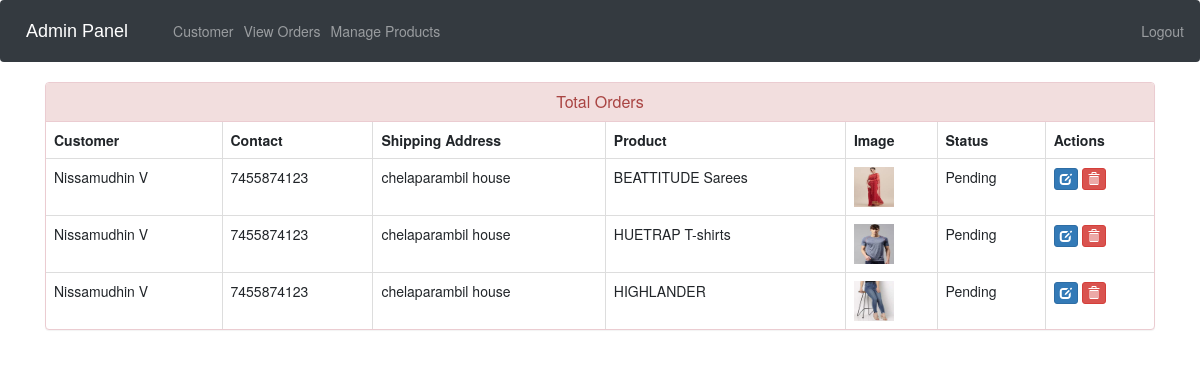
Screenshot of /admin-view-booking (signed in) with the database file from the repository.
### ecom/models.py (models this page shows, shortened)
class Customer(models.Model):
    user=models.OneToOneField(User,on_delete=models.CASCADE)
    profile_pic= models.ImageField(upload_to='profile_pic/CustomerProfilePic/',null=True,blank=True)
    address = models.CharField(max_length=40)
    mobile = models.CharField(max_length=20,null=False)
    @property
    def get_name(self):
        return self.user.first_name+" "+self.user.last_name

class Orders(models.Model):
    STATUS =(
        ('Pending','Pending'),
        ('Order Confirmed','Order Confirmed'),
        ('Out for Delivery','Out for Delivery'),
        ('Delivered','Delivered'),
    )
    customer=models.ForeignKey('Customer', on_delete=models.CASCADE,null=True)
    product=models.ForeignKey('Product',on_delete=models.CASCADE,null=True)
    email = models.CharField(max_length=50,null=True)
    address = models.CharField(max_length=500,null=True)
    mobile = models.CharField(max_length=20,null=True)
    order_date= models.DateField(auto_now_add=True,null=True)
    status=models.CharField(max_length=50,null=True,choices=STATUS)

class Product(models.Model):
    name=models.CharField(max_length=40)
    product_image= models.ImageField(upload_to='product_image/',null=True,blank=True)
    price = models.PositiveIntegerField()
    description=models.CharField(max_length=40)

### ecom/views.py (the view)
# urls.py: path('admin-view-booking', views.admin_view_booking_view,name='admin-view-booking'),
@login_required(login_url='adminlogin')
def admin_view_booking_view(request):
    orders=models.Orders.objects.all()
    ordered_products=[]
    ordered_bys=[]
    for order in orders:
        ordered_product=models.Product.objects.all().filter(id=order.product.id)
        ordered_by=models.Customer.objects.all().filter(id = order.customer.id)
        ordered_products.append(ordered_product)
        ordered_bys.append(ordered_by)
    return render(request,'ecom/admin_view_booking.html',{'data':zip(ordered_products,ordered_bys,orders)})

### templates/ecom/admin_view_booking.html (shortened to what this page needs)
{% extends 'ecom/admin_base.html' %}
{% load static %}
{% block content %}
<head>
  <link href="//netdna.bootstrapcdn.com/bootstrap/3.0.0/css/bootstrap.min.css" rel="stylesheet" id="bootstrap-css">
</head>
<div class="container">
  <div class="panel panel-danger">
    <div class="panel-heading">
      <h6 class="panel-title">Total Orders</h6>
    </div>
    <table class="table table-hover table-bordered" id="dev-table">
      <thead>
        <tr>
          <th>Customer</th>
          <th>Contact</th>
          <th>Shipping Address</th>
          <th>Product</th>
          <th>Image</th>
          <th>Status</th>
          <th>Actions</th>
        </tr>
      </thead>
      {% for product,customer,order in data %}
      <tr>
        {% for c in customer %}
        <td> {{c.get_name}}</td>
        <td>{{c.mobile}}</td>
        <td>{{order.address}}</td>
        {% endfor %}
        {% for p in product %}
        <td> {{p.name}}</td>
        <td> <img src="{% static p.product_image.url %}" alt="Profile Pic" height="40px" width="40px" /></td>
        <td>{{order.status}}</td>
        <td><a class="btn btn-primary btn-xs" href="{% url 'update-order' order.id  %}"><span class="glyphicon glyphicon-edit"></span></a>
        <a class="btn btn-danger btn-xs" href="{% url 'delete-order' order.id  %}"><span class="glyphicon glyphicon-trash"></span></a></td>
        {% endfor %}
      </tr>
      {% endfor %}
    </table>
  </div>
</div>
{% endblock content %}

### templates/ecom/admin_view_booking.html (style rules this page uses)
a:link { text-decoration: none; }
h6 { text-align: center; }

### rows the page displays
Orders: address "chelaparambil house", status "Pending"
Customer: get_name "Nissamudhin V", mobile "7455874123"
Product: name "BEATTITUDE Sarees", product_image (picture)
Orders: address "chelaparambil house", status "Pending"
Product: name "HUETRAP T-shirts", product_image (picture)
Orders: address "chelaparambil house", status "Pending"
Product: name "HIGHLANDER", product_image (picture)
